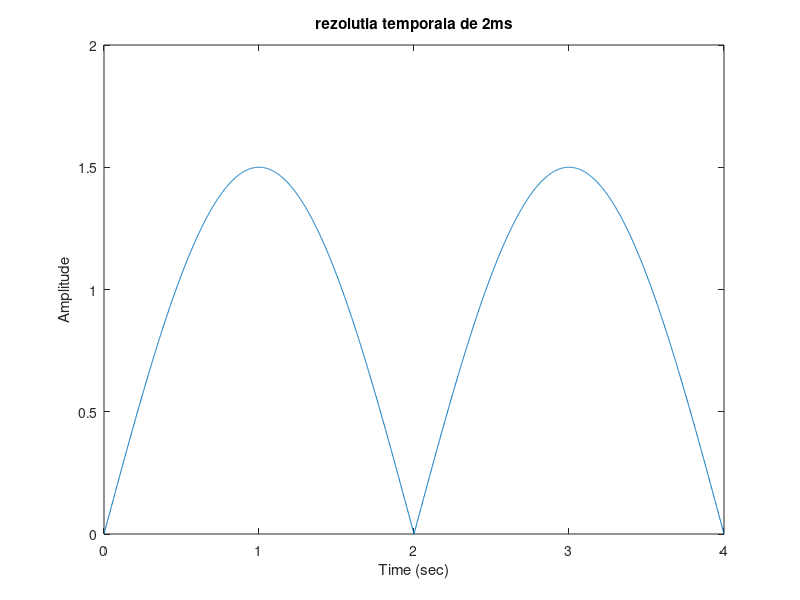
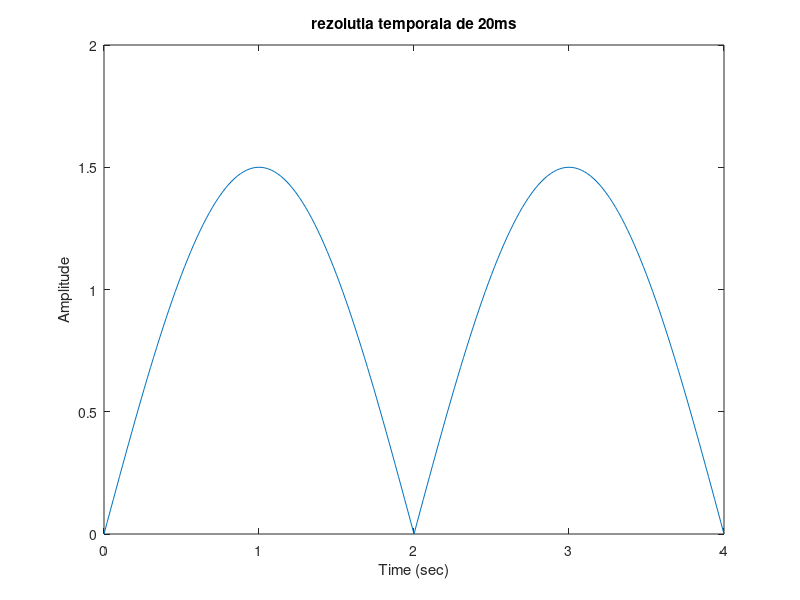
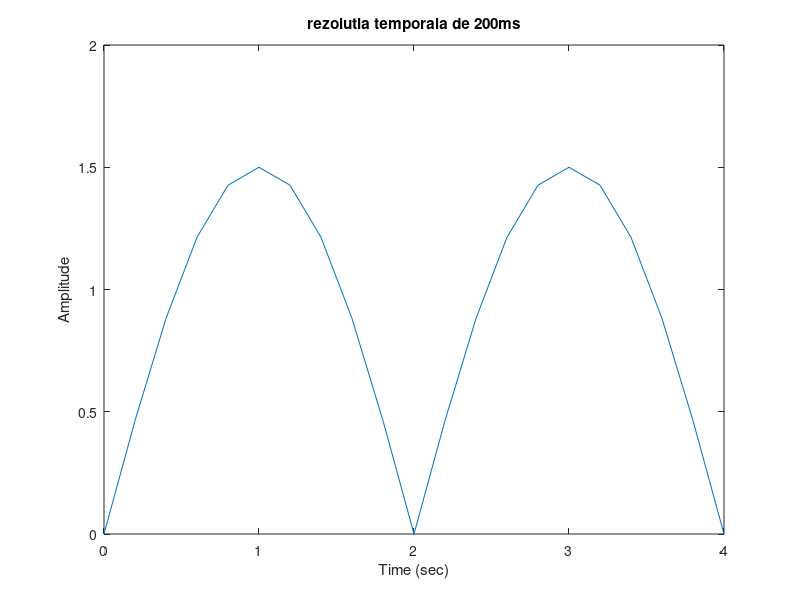

Write MATLAB code to recreate these figures, in order.
clear all;close all;clc
T=4; %perioada semnalului neredresat. deci cel redresat o sa aiba perioada de 1.5, urmat de o funcite constanta de amplitudine 0 pentru alte 1.5s
%teoretic perioada se injumatateste dupa dubla alternanta, deci devine 2
%pentru noul semnal
f=1/T;
figure(1)
t = 0:0.002:4;
s=1.5*sin(2*pi*f*t);

for i=1:1:length(s) 
    if s(i)<=0
        s(i)=-s(i); %aici am facut dubla alternanta , pentru valori negative , ele devin pozitive
    end
end
plot(t,s)
xlabel('Time (sec)') %notatii pe axele de coordonate si titlu
ylabel('Amplitude')
title('rezolutia temporala de 2ms')
figure(2)
t = 0:0.02:4; %pentru rezolutie temporara de 20ms
s=1.5*sin(2*pi*f*t);

for i=1:1:length(s) 
    if s(i)<=0
        s(i)=-s(i);
    end
end
plot(t,s)
xlabel('Time (sec)') %notatii pe axele de coordonate si titlu
ylabel('Amplitude')
title('rezolutia temporala de 20ms')

figure(3)
t = 0:0.2:4; %pentru rezolutie temporara de 200ms
s=1.5*sin(2*pi*f*t);
for i=1:1:length(s) 
    if s(i)<=0
        s(i)=-s(i);
    end
end
plot(t,s)
xlabel('Time (sec)') %notatii pe axele de coordonate si titlu
ylabel('Amplitude')
title('rezolutia temporala de 200ms')
